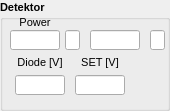
      <widget class="QGroupBox" name="groupBox_10">
       <property name="geometry">
        <rect>
         <x>780</x>
         <y>270</y>
         <width>170</width>
         <height>111</height>
        </rect>
       </property>
       <property name="font">
        <font>
         <pointsize>8</pointsize>
         <weight>75</weight>
         <bold>true</bold>
        </font>
       </property>
       <property name="title">
        <string>Detektor</string>
       </property>
       <widget class="caGraphics" name="caRectangle_27">
        <property name="geometry">
         <rect>
          <x>10</x>
          <y>70</y>
          <width>120</width>
          <height>30</height>
         </rect>
        </property>
        <property name="foreground">
         <color>
          <red>253</red>
          <green>0</green>
          <blue>0</blue>
         </color>
        </property>
        <property name="linestyle" stdset="0">
         <enum>caGraphics::Solid</enum>
        </property>
        <property name="fillstyle" stdset="0">
         <enum>caGraphics::Filled</enum>
        </property>
        <property name="lineColor">
         <color>
          <red>253</red>
          <green>0</green>
          <blue>0</blue>
         </color>
        </property>
        <property name="visibility">
         <enum>caGraphics::IfNotZero</enum>
        </property>
        <property name="channel" stdset="0">
         <string>$(DEV):LO-PWR-TMP-CHECK</string>
        </property>
        <property name="form">
         <enum>caGraphics::Rectangle</enum>
        </property>
       </widget>
       <widget class="caLineEdit" name="caLineEdit_17">
        <property name="geometry">
         <rect>
          <x>150</x>
          <y>30</y>
          <width>15</width>
          <height>20</height>
         </rect>
        </property>
        <property name="font">
         <font>
          <family>Lucida Sans Typewriter</family>
          <pointsize>8</pointsize>
         </font>
        </property>
        <property name="alignment">
         <set>Qt::AlignCenter</set>
        </property>
        <property name="channel" stdset="0">
         <string>$(DEV):LO-PWR-I.EGU</string>
        </property>
        <property name="foreground">
         <color>
          <red>0</red>
          <green>0</green>
          <blue>0</blue>
         </color>
        </property>
        <property name="background">
         <color>
          <red>187</red>
          <green>187</green>
          <blue>187</blue>
         </color>
        </property>
        <property name="colorMode">
         <enum>caLineEdit::Static</enum>
        </property>
        <property name="precisionMode">
         <enum>caLineEdit::Channel</enum>
        </property>
        <property name="limitsMode">
         <enum>caLineEdit::Channel</enum>
        </property>
        <property name="maxValue">
         <double>1.000000000000000</double>
        </property>
        <property name="minValue">
         <double>0.000000000000000</double>
        </property>
        <property name="fontScaleMode" stdset="0">
         <enum>caLineEdit::None</enum>
        </property>
        <property name="formatType">
         <enum>caLineEdit::decimal</enum>
        </property>
       </widget>
       <widget class="caLineEdit" name="caLineEdit_7">
        <property name="geometry">
         <rect>
          <x>15</x>
          <y>75</y>
          <width>50</width>
          <height>20</height>
         </rect>
        </property>
        <property name="font">
         <font>
          <family>Lucida Sans Typewriter</family>
          <pointsize>8</pointsize>
         </font>
        </property>
        <property name="alignment">
         <set>Qt::AlignAbsolute|Qt::AlignLeading|Qt::AlignLeft|Qt::AlignVCenter</set>
        </property>
        <property name="channel" stdset="0">
         <string>$(DEV):LO-TMP-FBI</string>
        </property>
        <property name="foreground">
         <color>
          <red>0</red>
          <green>0</green>
          <blue>0</blue>
         </color>
        </property>
        <property name="background">
         <color>
          <red>187</red>
          <green>187</green>
          <blue>187</blue>
         </color>
        </property>
        <property name="colorMode">
         <enum>caLineEdit::Static</enum>
        </property>
        <property name="precisionMode">
         <enum>caLineEdit::Channel</enum>
        </property>
        <property name="limitsMode">
         <enum>caLineEdit::Channel</enum>
        </property>
        <property name="maxValue">
         <double>1.000000000000000</double>
        </property>
        <property name="minValue">
         <double>0.000000000000000</double>
        </property>
        <property name="fontScaleMode" stdset="0">
         <enum>caLineEdit::None</enum>
        </property>
        <property name="formatType">
         <enum>caLineEdit::decimal</enum>
        </property>
       </widget>
       <widget class="caTextEntry" name="caTextEntry_15">
        <property name="geometry">
         <rect>
          <x>10</x>
          <y>30</y>
          <width>50</width>
          <height>20</height>
         </rect>
        </property>
        <property name="channel" stdset="0">
         <string>$(DEV):LO-PWR-O</string>
        </property>
        <property name="foreground">
         <color>
          <red>0</red>
          <green>0</green>
          <blue>0</blue>
         </color>
        </property>
        <property name="background">
         <color>
          <red>187</red>
          <green>187</green>
          <blue>187</blue>
         </color>
        </property>
        <property name="colorMode">
         <enum>caLineEdit::Static</enum>
        </property>
        <property name="precisionMode">
         <enum>caLineEdit::Channel</enum>
        </property>
        <property name="limitsMode">
         <enum>caLineEdit::Channel</enum>
        </property>
        <property name="maxValue">
         <double>1.000000000000000</double>
        </property>
        <property name="minValue">
         <double>0.000000000000000</double>
        </property>
        <property name="fontScaleMode" stdset="0">
         <enum>caLineEdit::WidthAndHeight</enum>
        </property>
        <property name="formatType">
         <enum>caLineEdit::decimal</enum>
        </property>
       </widget>
       <widget class="caLineEdit" name="caLineEdit_18">
        <property name="geometry">
         <rect>
          <x>65</x>
          <y>30</y>
          <width>15</width>
          <height>20</height>
         </rect>
        </property>
        <property name="font">
         <font>
          <family>Lucida Sans Typewriter</family>
          <pointsize>8</pointsize>
         </font>
        </property>
        <property name="alignment">
         <set>Qt::AlignCenter</set>
        </property>
        <property name="channel" stdset="0">
         <string>$(DEV):LO-PWR-O.EGU</string>
        </property>
        <property name="foreground">
         <color>
          <red>0</red>
          <green>0</green>
          <blue>0</blue>
         </color>
        </property>
        <property name="background">
         <color>
          <red>187</red>
          <green>187</green>
          <blue>187</blue>
         </color>
        </property>
        <property name="colorMode">
         <enum>caLineEdit::Static</enum>
        </property>
        <property name="precisionMode">
         <enum>caLineEdit::Channel</enum>
        </property>
        <property name="limitsMode">
         <enum>caLineEdit::Channel</enum>
        </property>
        <property name="maxValue">
         <double>1.000000000000000</double>
        </property>
        <property name="minValue">
         <double>0.000000000000000</double>
        </property>
        <property name="fontScaleMode" stdset="0">
         <enum>caLineEdit::None</enum>
        </property>
        <property name="formatType">
         <enum>caLineEdit::decimal</enum>
        </property>
       </widget>
       <widget class="caLineEdit" name="caLineEdit_9">
        <property name="geometry">
         <rect>
          <x>90</x>
          <y>30</y>
          <width>50</width>
          <height>20</height>
         </rect>
        </property>
        <property name="alignment">
         <set>Qt::AlignAbsolute|Qt::AlignLeading|Qt::AlignLeft|Qt::AlignVCenter</set>
        </property>
        <property name="channel" stdset="0">
         <string>$(DEV):LO-PWR-I</string>
        </property>
        <property name="foreground">
         <color>
          <red>0</red>
          <green>0</green>
          <blue>0</blue>
         </color>
        </property>
        <property name="background">
         <color>
          <red>187</red>
          <green>187</green>
          <blue>187</blue>
         </color>
        </property>
        <property name="colorMode">
         <enum>caLineEdit::Static</enum>
        </property>
        <property name="precisionMode">
         <enum>caLineEdit::Channel</enum>
        </property>
        <property name="limitsMode">
         <enum>caLineEdit::Channel</enum>
        </property>
        <property name="maxValue">
         <double>1.000000000000000</double>
        </property>
        <property name="minValue">
         <double>0.000000000000000</double>
        </property>
        <property name="fontScaleMode" stdset="0">
         <enum>caLineEdit::WidthAndHeight</enum>
        </property>
        <property name="formatType">
         <enum>caLineEdit::decimal</enum>
        </property>
       </widget>
       <widget class="caTextEntry" name="caTextEntry_16">
        <property name="geometry">
         <rect>
          <x>75</x>
          <y>75</y>
          <width>50</width>
          <height>20</height>
         </rect>
        </property>
        <property name="channel" stdset="0">
         <string>$(DEV):LO-TMP-FBO</string>
        </property>
        <property name="foreground">
         <color>
          <red>0</red>
          <green>0</green>
          <blue>0</blue>
         </color>
        </property>
        <property name="background">
         <color>
          <red>187</red>
          <green>187</green>
          <blue>187</blue>
         </color>
        </property>
        <property name="colorMode">
         <enum>caLineEdit::Static</enum>
        </property>
        <property name="precisionMode">
         <enum>caLineEdit::Channel</enum>
        </property>
        <property name="limitsMode">
         <enum>caLineEdit::Channel</enum>
        </property>
        <property name="maxValue">
         <double>1.000000000000000</double>
        </property>
        <property name="minValue">
         <double>0.000000000000000</double>
        </property>
        <property name="fontScaleMode" stdset="0">
         <enum>caLineEdit::WidthAndHeight</enum>
        </property>
        <property name="formatType">
         <enum>caLineEdit::decimal</enum>
        </property>
       </widget>
       <widget class="QLabel" name="label_3">
        <property name="geometry">
         <rect>
          <x>10</x>
          <y>15</y>
          <width>50</width>
          <height>15</height>
         </rect>
        </property>
        <property name="sizePolicy">
         <sizepolicy hsizetype="Fixed" vsizetype="Fixed">
          <horstretch>0</horstretch>
          <verstretch>0</verstretch>
         </sizepolicy>
        </property>
        <property name="minimumSize">
         <size>
          <width>0</width>
          <height>15</height>
         </size>
        </property>
        <property name="font">
         <font>
          <weight>50</weight>
          <bold>false</bold>
          <stylestrategy>PreferAntialias</stylestrategy>
         </font>
        </property>
        <property name="text">
         <string>Power</string>
        </property>
        <property name="alignment">
         <set>Qt::AlignCenter</set>
        </property>
       </widget>
       <widget class="QLabel" name="label_4">
        <property name="geometry">
         <rect>
          <x>0</x>
          <y>55</y>
          <width>80</width>
          <height>15</height>
         </rect>
        </property>
        <property name="sizePolicy">
         <sizepolicy hsizetype="Fixed" vsizetype="Fixed">
          <horstretch>0</horstretch>
          <verstretch>0</verstretch>
         </sizepolicy>
        </property>
        <property name="minimumSize">
         <size>
          <width>0</width>
          <height>15</height>
         </size>
        </property>
        <property name="font">
         <font>
          <weight>50</weight>
          <bold>false</bold>
          <stylestrategy>PreferAntialias</stylestrategy>
         </font>
        </property>
        <property name="text">
         <string>Diode [V]</string>
        </property>
        <property name="alignment">
         <set>Qt::AlignCenter</set>
        </property>
       </widget>
       <widget class="QLabel" name="label_5">
        <property name="geometry">
         <rect>
          <x>70</x>
          <y>55</y>
          <width>60</width>
          <height>15</height>
         </rect>
        </property>
        <property name="sizePolicy">
         <sizepolicy hsizetype="Fixed" vsizetype="Fixed">
          <horstretch>0</horstretch>
          <verstretch>0</verstretch>
         </sizepolicy>
        </property>
        <property name="minimumSize">
         <size>
          <width>0</width>
          <height>15</height>
         </size>
        </property>
        <property name="font">
         <font>
          <weight>50</weight>
          <bold>false</bold>
          <stylestrategy>PreferAntialias</stylestrategy>
         </font>
        </property>
        <property name="text">
         <string>SET [V]</string>
        </property>
        <property name="alignment">
         <set>Qt::AlignCenter</set>
        </property>
       </widget>
      </widget>
